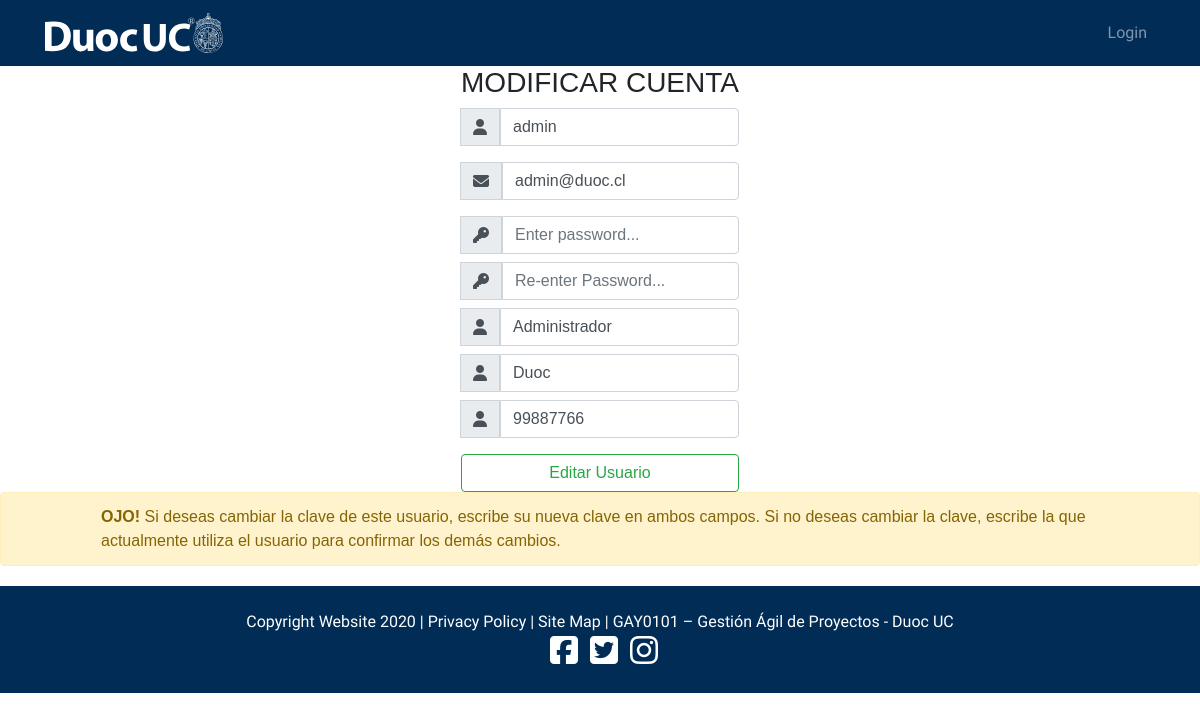
Page /edit_user/1/ on the committed database.
### duocmobile/models.py (models this page shows, shortened)
class Perfil(models.Model):
    user = models.OneToOneField(User, on_delete=models.CASCADE, null=True, blank=True)
    nombre = models.CharField(max_length=200, null=True)
    apellido = models.CharField(max_length=200, null=True)
    telefono = models.CharField(max_length=200, null=True)
    email = models.CharField(max_length=200, null=True)
    tipo = models.CharField(default='Alumno', max_length=50, choices=TIPO_USUARIO)

### duocmobile/views.py (the view, shortened to what this page needs)
# urls.py: path('edit_user/<pk>/', views.edit_user, name="edit_user"),
def edit_user(request, pk):
    usuario = User.objects.get(pk=pk)
    perfil = Perfil.objects.get(user_id=pk)
    data = {
        'form': CustomUserForm(instance=usuario),
        'profile': ProfileForm(instance=perfil)
    }
    return render(request,'registration/edit_user.html', data)

### duocmobile/forms.py
class CustomUserForm(UserCreationForm):
    class Meta:
        model = User
        fields = ['username', 'email', 'password1', 'password2']
        exclude = ('email',)

class ProfileForm(ModelForm):
	class Meta:
		model = Perfil
		fields = ['nombre', 'apellido', 'telefono', 'email']

### duocmobile/templates/registration/edit_user.html (shortened to what this page needs)
{% extends 'duocmobile/main.html' %}
{% load static %}
{% block contenido %}
	<div class="container h-100">
        <div class="d-flex justify-content-center h-100">
            <div class="user_card">
                <div class="d-flex justify-content-center">
                    <h3 class="form-tittle">MODIFICAR CUENTA</h3>
                </div>
                <form method="POST" action="" enctype="multipart/form-data">
                    <div class="input-group mb-3">
                        <div class="input-group-append">
                            <span class="input-group-text"><i class="fas fa-user"></i></span>
                        </div>
                        {{form.username}}
                    </div>
					<div class="input-group mb-3">
						<div class="input-group-append">
							<span class="input-group-text"><i class="fas fa-envelope"></i></span>
						</div>
						{{profile.email}}
					</div>
                    <div class="input-group mb-2">
                        <div class="input-group-append">
                            <span class="input-group-text"><i class="fas fa-key"></i></span>
                        </div>
                        {{form.password1}}
                    </div>
                    <div class="input-group mb-2">
                        <div class="input-group-append">
                            <span class="input-group-text"><i class="fas fa-key"></i></span>
                        </div>
                        {{form.password2}}
                    </div>
										<div class="input-group mb-2">
                        <div class="input-group-append">
                            <span class="input-group-text"><i class="fas fa-user"></i></span>
                        </div>
                        {{profile.nombre}}
                    </div>
                    <div class="input-group mb-2">
                        <div class="input-group-append">
                            <span class="input-group-text"><i class="fas fa-user"></i></span>
                        </div>
                        {{profile.apellido}}
                    </div>
                    <div class="input-group mb-2">
                        <div class="input-group-append">
                            <span class="input-group-text"><i class="fas fa-user"></i></span>
                        </div>
                        {{profile.telefono}}
                    </div>
                       <div class="d-flex justify-content-center mt-3 login_container">
                         <input class="btn btn-outline-success" type="submit" value="Editar Usuario">
                       </div>
                </form>
            </div>
        </div>
    </div>
	    <div style="padding-left: 100px; padding-right: 100px;" class="alert alert-warning" role="alert">
		  <strong>OJO!</strong> Si deseas cambiar la clave de este usuario, escribe su nueva clave en ambos campos. Si no deseas cambiar la clave, escribe la que actualmente utiliza el usuario para confirmar los demás cambios.
		</div>
{% endblock %}

### duocmobile/static/css/style.css (style rules this page uses)
html { scroll-behavior: smooth; }
body { margin: 0; padding: 0; font-family: 'Helvetica', cursive; }

### duocmobile/static/css/calendar.css (style rules this page uses)
body { font-family: Verdana, sans-serif; }

### rows in the picture
Perfil: email "admin@duoc.cl", nombre "Administrador", apellido "Duoc", telefono "99887766"
